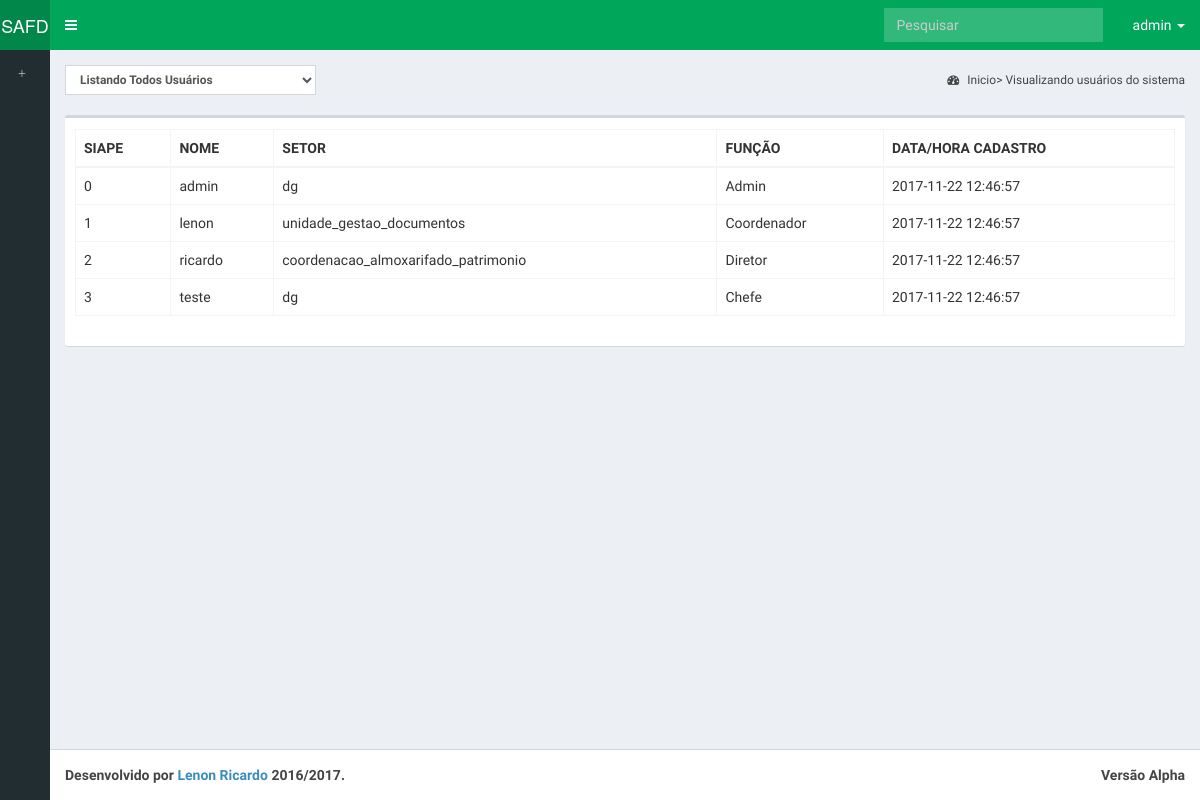
The app's page /php/p_visualiza_usuarios.php (signed in) with its own data.
### tables this page shows
CREATE TABLE IF NOT EXISTS usuario(        
    id_usuario int(10) NOT NULL PRIMARY KEY AUTO_INCREMENT,                               
        estado_usuario binary NOT NULL, 
        login_usuario VARCHAR(50) NOT NULL,
        senha_usuario VARCHAR(50) NOT NULL,
        data_cadastro TIMESTAMP NULL DEFAULT CURRENT_TIMESTAMP,       
        
        id_funcionario int(10) NOT NULL,  
        id_funcao int(10) NOT NULL,  
        id_setor int(10) NOT NULL);

CREATE TABLE IF NOT EXISTS funcionario(        
    id_funcionario int(10) NOT NULL PRIMARY KEY AUTO_INCREMENT,
        siape_funcionario int(10) NOT NULL,
        nome_funcionario VARCHAR(40) NOT NULL,		
        n_portaria_funcionario VARCHAR(40) NOT NULL,
        email_funcionario VARCHAR(40) NOT NULL);

CREATE TABLE IF NOT EXISTS setor(
    id_setor int(10) NOT NULL PRIMARY KEY AUTO_INCREMENT,
	nome_setor VARCHAR(40) NOT NULL);

CREATE TABLE IF NOT EXISTS funcao(    
    id_funcao int(10) NOT NULL PRIMARY KEY AUTO_INCREMENT,        
        descricao_funcao VARCHAR(40) NOT NULL);

### php/visualiza_usuarios.php (the view)
<?php
include 'conexao.php';
$sql = "SELECT login_usuario, estado_usuario, nome_setor, descricao_funcao, siape_funcionario, data_cadastro
        FROM usuario, setor, funcao, funcionario
        WHERE usuario.id_setor = setor.id_setor
        AND usuario.id_funcao = funcao.id_funcao
        AND funcionario.id_funcionario = usuario.id_funcionario";
$result = mysqli_query($con, $sql);
while ($linha = mysqli_fetch_assoc($result))
{
    $visualizar = "<tr>
                        <td>" . $linha['siape_funcionario'] . "</td>" . "
                        <td>" . $linha['login_usuario'] . "</td>" . "
                        <td>" . $linha['nome_setor'] . "</td>" . "
                        <td>" . $linha['descricao_funcao'] . "</td>" . "
                        <td>" . $linha['data_cadastro'] . "</td>" . "
                    </tr>";
    echo $visualizar;
}
?>

### php/p_visualiza_usuarios.php (shortened to what this page needs)
<!DOCTYPE html>
<html>
    <head>
        <link rel="stylesheet" href="../bootstrap/css/bootstrap.min.css">
        <link rel="stylesheet" href="https://maxcdn.bootstrapcdn.com/font-awesome/4.4.0/css/font-awesome.min.css">
        <link rel="stylesheet" href="https://code.ionicframework.com/ionicons/2.0.1/css/ionicons.min.css">
        <link rel="stylesheet" href="../dist/css/AdminLTE.min.css">
        <link rel="stylesheet" href="../dist/css/skins/_all-skins.min.css">
    </head>
    <body class="hold-transition skin-green sidebar-collapse sidebar-mini">
        <div class="wrapper">
            <header class="main-header" >
                <?php
                include 'header_admin.php';
                ?>
            </header>
            <aside class="main-sidebar">
                <?php
                include 'menulat_admin.php';
                ?>
            </aside>
            <div class="content-wrapper">
                <section class="content-header">
                    <div class="dataTables_length" id="example1_length">
                        <label>
                            <select name="example1_length" aria-controls="example1" class="form-control input-sm">
                                <option value="2"> Listando Todos Usuários </option>
                            </select>
                        </label>
                    </div>
                    <ol class="breadcrumb">
                        <li><a href=""><i class="fa fa-dashboard"></i> Inicio> Visualizando usuários do sistema </a></li>
                    </ol>
                </section>
                <section class="content">
                    <div class="row">
                        <div class="col-xs-12">
                            <div class="box">
                                <div class="box-body">
                                    <div id="example2_wrapper" class="dataTables_wrapper form-inline dt-bootstrap">
                                        <div class="row">
                                            <div class="col-sm-6"></div>
                                            <div class="col-sm-3"></div>
                                        </div><div class="row">
                                            <div class="col-sm-12">
                                                <table id="example2" class="table table-bordered table-hover dataTable" role="grid" aria-describedby="example2_info">
                                                    <thead>
                                                    <th class="sorting" tabindex="0" aria-controls="example2" rowspan="1" colspan="1" aria-label="">
                                                        SIAPE
                                                    </th>
                                                    <th class="sorting" tabindex="0" aria-controls="example2" rowspan="1" colspan="1" aria-label="">
                                                        NOME
                                                    </th>
                                                    <th class="sorting" tabindex="0" aria-controls="example2" rowspan="1" colspan="1" aria-label="">
                                                        SETOR
                                                    </th>
                                                    <th class="sorting" tabindex="0" aria-controls="example2" rowspan="1" colspan="1" aria-label="">
                                                        FUNÇÃO
                                                    </th>
                                                    <th class="sorting" tabindex="0" aria-controls="example2" rowspan="1" colspan="1" aria-label="">
                                                        DATA/HORA CADASTRO
                                                    </th>
                                                    </thead>
                                                    <tbody>
                                                        <?php
                                                        include 'visualiza_usuarios.php';
                                                        ?>
                                                    </tbody>
                                                </table>
                                                </div>
                                            </div>
                                        </div>
                                        </section>
                                    </div>
                                </div>
                                <footer class="main-footer">
                                    <?php
                                    include 'footer.php';
                                    ?>
                                </footer>
            </body>
</html>

### php/header_admin.php (shortened to what this page needs)
<a href="system_admin.php" class="logo">
    <span class="logo-mini">SAFD</span>
</a>
<nav class="navbar navbar-static-top" role="navigation">
    <a href="#" class="sidebar-toggle" data-toggle="offcanvas" role="button">
    </a>
    <div class="navbar-custom-menu">
        <ul class="nav navbar-nav">
            <form class="navbar-form navbar-left" role="search">
                <div class="form-group">
                  <input class="form-control" id="navbar-search-input" placeholder="Pesquisar" type="text">
                </div>
            </form>
            <li class="dropdown">
                <a aria-expanded="false" href="#" class="dropdown-toggle" data-toggle="dropdown">
                    <?php echo $_SESSION["usuario"] ?>
                    <span class="caret"></span></a>
            </li>
        </ul>
    </div>
</nav>

### php/menulat_admin.php (shortened to what this page needs)
<section class="sidebar">
    <ul class="sidebar-menu">
        <li><a href="p_insere_usuarios.php"><i class="glyphicon glyphicon-plus"></i> <span>Inserir usuários</span></a></li>
        <li><a href="p_visualiza_usuarios.php"><i class="glyphicon glyphicon-sunglasses"></i> <span>Visualizar usuários</span></a></li>
        <li><a href="p_edita_usuarios.php"><i class="glyphicon glyphicon-list-alt"></i> <span>Alterar usuários</span></a></li>
        <li><a href="p_exclui_usuarios.php"><i class="glyphicon glyphicon-trash"></i> <span>Excluir usuário</span></a></li>
    </ul>
</section>

### php/footer.php
<div class="pull-right hidden-xs">
    <b>Versão Alpha</b>
</div>
<strong>Desenvolvido por <a href="http://github.com/lenonr" target="_blank">Lenon Ricardo</a> 2016/2017.</strong>

### records on screen
usuario: id_funcionario.siape_funcionario "0", login_usuario "admin", id_setor.nome_setor "dg", id_funcao.descricao_funcao "Admin", data_cadastro "2017-11-22 12:46:57"
usuario: id_funcionario.siape_funcionario "1", login_usuario "lenon", id_setor.nome_setor "unidade_gestao_documentos", id_funcao.descricao_funcao "Coordenador", data_cadastro "2017-11-22 12:46:57"
usuario: id_funcionario.siape_funcionario "2", login_usuario "ricardo", id_setor.nome_setor "coordenacao_almoxarifado_patrimonio", id_funcao.descricao_funcao "Diretor", data_cadastro "2017-11-22 12:46:57"
usuario: id_funcionario.siape_funcionario "3", login_usuario "teste", id_setor.nome_setor "dg", id_funcao.descricao_funcao "Chefe", data_cadastro "2017-11-22 12:46:57"

### other values on screen
$_SESSION["usuario"] "admin"
